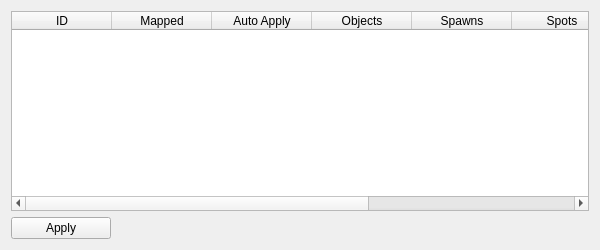
<?xml version="1.0" encoding="UTF-8"?>
<ui version="4.0">
 <class>ZonePartialSelector</class>
 <widget class="QWidget" name="ZonePartialSelector">
  <property name="geometry">
   <rect>
    <x>0</x>
    <y>0</y>
    <width>600</width>
    <height>250</height>
   </rect>
  </property>
  <property name="sizePolicy">
   <sizepolicy hsizetype="Minimum" vsizetype="Preferred">
    <horstretch>0</horstretch>
    <verstretch>0</verstretch>
   </sizepolicy>
  </property>
  <layout class="QVBoxLayout" name="layoutMain">
   <item>
    <widget class="QTableWidget" name="tableWidget">
     <property name="editTriggers">
      <set>QAbstractItemView::NoEditTriggers</set>
     </property>
     <property name="selectionMode">
      <enum>QAbstractItemView::MultiSelection</enum>
     </property>
     <property name="selectionBehavior">
      <enum>QAbstractItemView::SelectRows</enum>
     </property>
     <property name="columnCount">
      <number>8</number>
     </property>
     <column>
      <property name="text">
       <string>ID</string>
      </property>
     </column>
     <column>
      <property name="text">
       <string>Mapped</string>
      </property>
     </column>
     <column>
      <property name="text">
       <string>Auto Apply</string>
      </property>
     </column>
     <column>
      <property name="text">
       <string>Objects</string>
      </property>
     </column>
     <column>
      <property name="text">
       <string>Spawns</string>
      </property>
     </column>
     <column>
      <property name="text">
       <string>Spots</string>
      </property>
     </column>
     <column>
      <property name="text">
       <string>Triggers</string>
      </property>
     </column>
     <column>
      <property name="text">
       <string>Other</string>
      </property>
     </column>
    </widget>
   </item>
   <item>
    <widget class="QPushButton" name="apply">
     <property name="maximumSize">
      <size>
       <width>100</width>
       <height>16777215</height>
      </size>
     </property>
     <property name="text">
      <string>Apply</string>
     </property>
    </widget>
   </item>
  </layout>
 </widget>
 <resources/>
 <connections/>
</ui>
